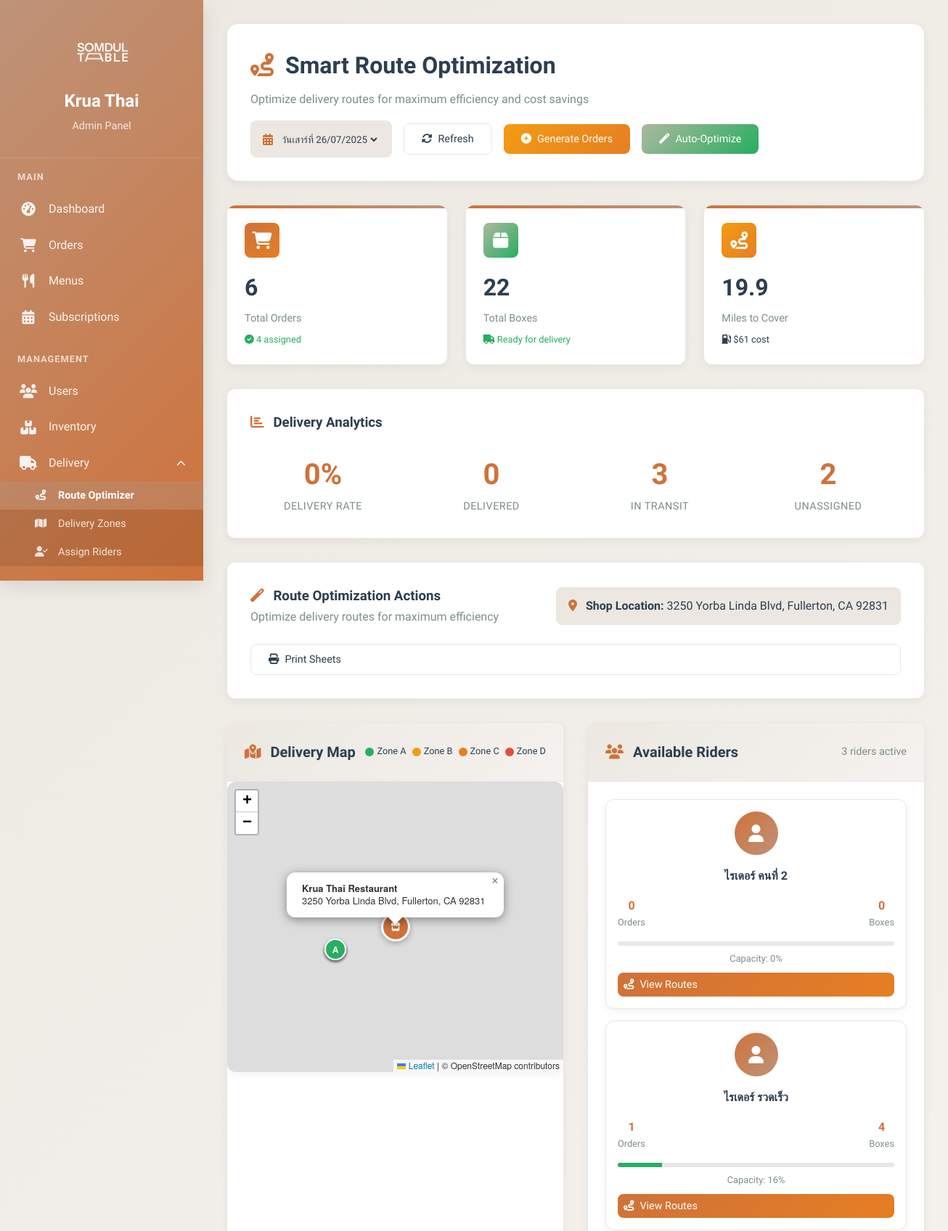
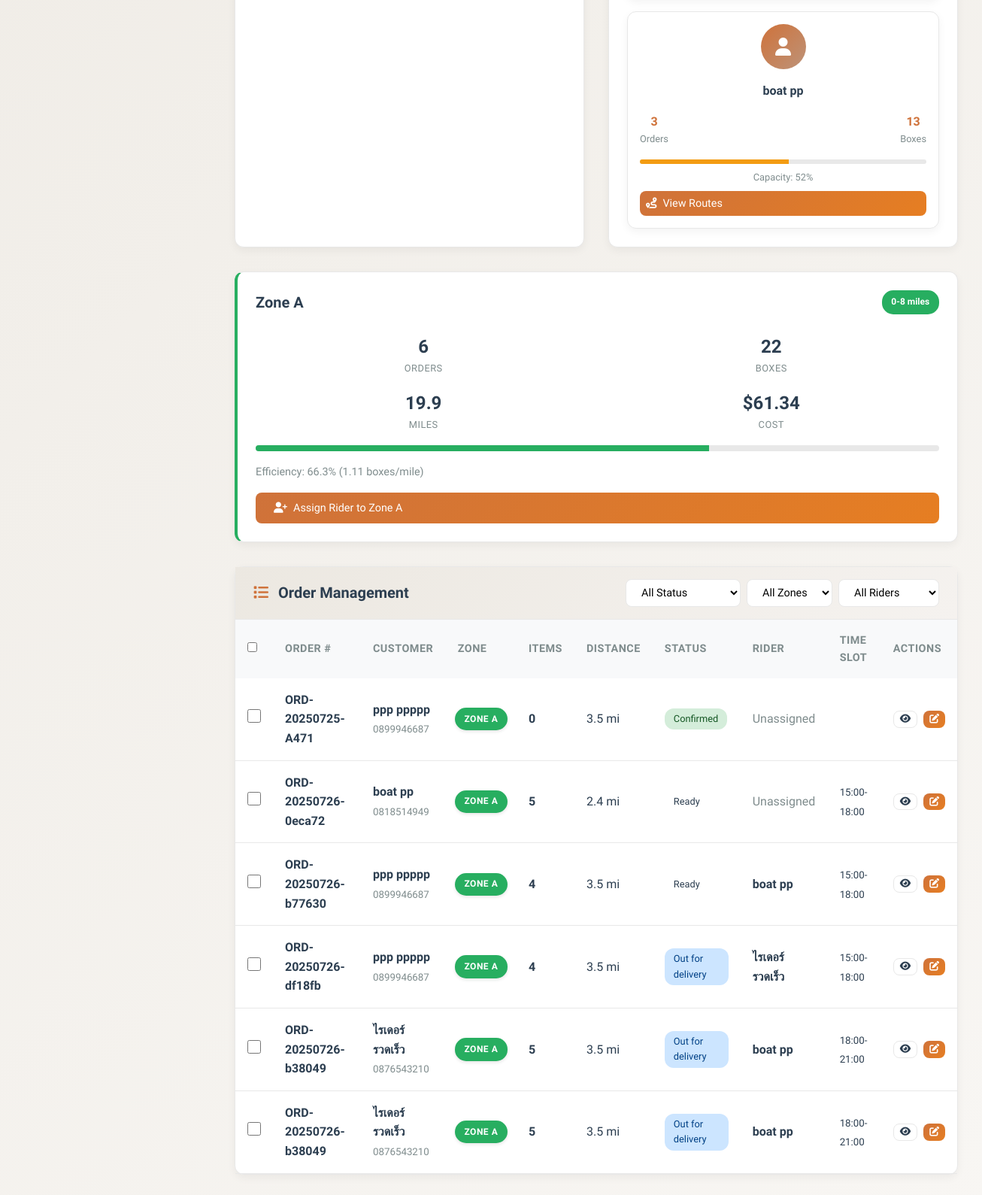
The page /KruaThai/admin/delivery-management.php (signed in) on the database its author committed (2 pictures, top to bottom).
### tables this page shows
CREATE TABLE `users` (
  `id` char(36) NOT NULL,
  `email` varchar(255) NOT NULL,
  `password_hash` varchar(255) NOT NULL,
  `first_name` varchar(100) NOT NULL,
  `last_name` varchar(100) NOT NULL,
  `phone` varchar(20) DEFAULT NULL,
  `date_of_birth` date DEFAULT NULL,
  `gender` enum('male','female','other') DEFAULT NULL,
  `role` enum('customer','admin','kitchen','rider','support') DEFAULT 'customer',
  `status` enum('active','inactive','suspended','pending_verification') DEFAULT 'pending_verification',
  `email_verified` tinyint(1) DEFAULT '0',
  `email_verification_token` varchar(100) DEFAULT NULL,
  `delivery_address` text,
  `address_line_2` varchar(255) DEFAULT NULL,
  `city` varchar(100) DEFAULT NULL,
  `state` varchar(100) DEFAULT NULL,
  `zip_code` varchar(10) DEFAULT NULL,
  `country` varchar(100) DEFAULT 'Thailand',
  `delivery_instructions` text,
  `dietary_preferences` longtext,
  `allergies` longtext,
  `spice_level` enum('mild','medium','hot','extra_hot') DEFAULT 'medium',
  `last_login` timestamp NULL DEFAULT NULL,
  `failed_login_attempts` int(11) DEFAULT '0',
  `locked_until` timestamp NULL DEFAULT NULL,
  `password_reset_token` varchar(100) DEFAULT NULL,
  `password_reset_expires` timestamp NULL DEFAULT NULL,
  `created_at` timestamp NOT NULL DEFAULT CURRENT_TIMESTAMP,
  `updated_at` timestamp NOT NULL DEFAULT CURRENT_TIMESTAMP ON UPDATE CURRENT_TIMESTAMP
);

CREATE TABLE `orders` (
  `id` char(36) NOT NULL,
  `order_number` varchar(20) NOT NULL,
  `subscription_id` char(36) NOT NULL,
  `user_id` char(36) NOT NULL,
  `delivery_date` date NOT NULL,
  `delivery_time_slot` enum('09:00-12:00','12:00-15:00','15:00-18:00','18:00-21:00') DEFAULT NULL,
  `delivery_address` text NOT NULL,
  `delivery_instructions` text,
  `status` enum('pending','confirmed','preparing','ready','out_for_delivery','delivered','cancelled') DEFAULT 'pending',
  `kitchen_status` enum('not_started','in_progress','completed') DEFAULT 'not_started',
  `assigned_rider_id` char(36) DEFAULT NULL,
  `pickup_time` timestamp NULL DEFAULT NULL,
  `delivery_confirmation_method` enum('photo','signature','customer_present','left_at_door') DEFAULT 'customer_present',
  `delivery_photo_url` varchar(500) DEFAULT NULL,
  `delivery_signature_url` varchar(500) DEFAULT NULL,
  `delivered_at` timestamp NULL DEFAULT NULL,
  `total_items` int(11) DEFAULT '0',
  `estimated_prep_time` int(11) DEFAULT '30',
  `special_notes` text,
  `created_at` timestamp NOT NULL DEFAULT CURRENT_TIMESTAMP,
  `updated_at` timestamp NOT NULL DEFAULT CURRENT_TIMESTAMP ON UPDATE CURRENT_TIMESTAMP
);

### KruaThai/admin/delivery-management.php (the view, shortened to what the rows shown need)
<?php
require_once '../config/database.php';
try {
    $database = new Database();
    $pdo = $database->getConnection();
} catch (Exception $e) {
    die("❌ Database connection failed: " . $e->getMessage());
}
$deliveryDate = isset($_GET['date']) ? $_GET['date'] : date('Y-m-d');
if (!isValidDeliveryDate($deliveryDate)) {
    $upcomingDays = getUpcomingDeliveryDays();
    $deliveryDate = !empty($upcomingDays) ? $upcomingDays[0]['date'] : date('Y-m-d');
}
function getUpcomingDeliveryDays($weeks = 4) {
    $deliveryDays = [];
    $today = new DateTime();
    $today->setTimezone(new DateTimeZone('Asia/Bangkok'));
    for ($week = 0; $week < $weeks; $week++) {
        $wednesday = clone $today;
        $wednesday->modify("+" . $week . " weeks");
        $wednesday->modify("wednesday this week");
        $saturday = clone $today;
        $saturday->modify("+" . $week . " weeks");
        $saturday->modify("saturday this week");
        if ($wednesday >= $today) {
            $deliveryDays[] = [
                'date' => $wednesday->format('Y-m-d'),
                'display' => 'วันพุธที่ ' . $wednesday->format('d/m/Y')
            ];
        }
        if ($saturday >= $today) {
            $deliveryDays[] = [
                'date' => $saturday->format('Y-m-d'),
                'display' => 'วันเสาร์ที่ ' . $saturday->format('d/m/Y')
            ];
        }
    }
    return $deliveryDays;
}
function isValidDeliveryDate($date) {
    $dayOfWeek = date('N', strtotime($date));
    return in_array($dayOfWeek, [3, 6]);
}
try {
    $stmt = $pdo->prepare("
        SELECT o.id, o.order_number, o.total_items, o.status, o.assigned_rider_id,
               o.delivery_date, o.created_at, o.subscription_id, o.delivery_time_slot,
               u.id as user_id, u.first_name, u.last_name, u.phone, u.zip_code,
               u.delivery_address, u.city, u.state,
               r.first_name as rider_first_name, r.last_name as rider_last_name
        FROM orders o
        JOIN users u ON o.user_id = u.id
        LEFT JOIN users r ON o.assigned_rider_id = r.id
        WHERE DATE(o.delivery_date) = ? AND o.status != 'cancelled'
        ORDER BY o.delivery_time_slot, u.zip_code, o.created_at
    ");
    $stmt->execute([$deliveryDate]);
    $orders = $stmt->fetchAll(PDO::FETCH_ASSOC);
    $stmt = $pdo->prepare("
        SELECT u.id, u.first_name, u.last_name, u.phone, u.status,
               COALESCE(SUM(o.total_items), 0) as current_load,
               COUNT(o.id) as current_orders
        FROM users u
        LEFT JOIN orders o ON u.id = o.assigned_rider_id AND DATE(o.delivery_date) = ?
        WHERE u.role = 'rider' AND u.status = 'active'
        GROUP BY u.id, u.first_name, u.last_name, u.phone, u.status
        ORDER BY current_load ASC
    ");
    $stmt->execute([$deliveryDate]);
    $riders = $stmt->fetchAll(PDO::FETCH_ASSOC);
} catch (Exception $e) {
    $orders = [];
    $riders = [];
    $analytics = ['success' => false];
    error_log("Delivery management error: " . $e->getMessage());
}
?>
<!DOCTYPE html>
<html lang="th">
<head>
    <link href="https://cdnjs.cloudflare.com/ajax/libs/font-awesome/6.4.0/css/all.min.css" rel="stylesheet">
    <link rel="stylesheet" href="https://unpkg.com/leaflet@1.7.1/dist/leaflet.css" />
</head>
<body>
    <div class="admin-layout">
        <div class="main-content">
            <div class="page-header">
                <div class="header-content">
                    <div>
                        <h1 class="page-title">
                            <i class="fas fa-route" style="color: var(--curry); margin-right: 0.5rem;"></i>
                            Smart Route Optimization
                        </h1>
                    </div>
                </div>
            </div>
            <div class="dashboard-grid">
                <div class="dashboard-card">
                    <div class="card-body">
                        <div class="rider-grid">
                            <?php foreach ($riders as $rider): ?>
                                <?php
                                $capacity = min(($rider['current_load'] / 25) * 100, 100);
                                $capacityClass = $capacity > 80 ? 'capacity-high' : ($capacity > 50 ? 'capacity-medium' : 'capacity-low');
                                ?>
                                <div class="rider-card" data-rider-id="<?= $rider['id'] ?>">
                                    <div class="rider-avatar">
                                        <i class="fas fa-user"></i>
                                    </div>
                                    <div class="rider-name"><?= htmlspecialchars($rider['first_name'] . ' ' . $rider['last_name']) ?></div>
                                    <div class="rider-stats">
                                        <div class="rider-stat">
                                            <div class="rider-stat-value"><?= $rider['current_orders'] ?></div>
                                            <div class="rider-stat-label">Orders</div>
                                        </div>
                                        <div class="rider-stat">
                                            <div class="rider-stat-value"><?= $rider['current_load'] ?></div>
                                            <div class="rider-stat-label">Boxes</div>
                                        </div>
                                    </div>
                                    <div class="capacity-bar">
                                        <div class="capacity-fill <?= $capacityClass ?>"
                                             style="width: <?= $capacity ?>%"></div>
                                    </div>
                                    <div style="font-size: 0.8rem; color: var(--text-gray);">
                                        Capacity: <?= round($capacity) ?>%
                                    </div>
                                    <button class="btn btn-primary" style="margin-top: 0.5rem; width: 100%; padding: 0.5rem;"
                                            onclick="showRiderRoutes('<?= $rider['id'] ?>')">
                                        <i class="fas fa-route"></i>
                                        View Routes
                                    </button>
                                </div>
                            <?php endforeach; ?>
                        </div>
                    </div>
                </div>
            </div>
            <div class="order-list">
                <table class="order-table">
                    <thead>
                        <tr>
                            <th>
                                <input type="checkbox" id="selectAll" onchange="toggleSelectAll()">
                            </th>
                            <th>Order #</th>
                            <th>Customer</th>
                            <th>Zone</th>
                            <th>Items</th>
                            <th>Distance</th>
                            <th>Status</th>
                            <th>Rider</th>
                            <th>Time Slot</th>
                            <th>Actions</th>
                        </tr>
                    </thead>
                    <tbody id="orderTableBody">
                        <?php foreach ($orders as $order): ?>
                            <tr class="order-row"
                                data-status="<?= $order['status'] ?>"
                                data-zone="<?= $order['zone'] ?? 'Unknown' ?>"
                                data-rider="<?= $order['assigned_rider_id'] ?? '' ?>">
                                <td>
                                    <input type="checkbox" class="order-checkbox" value="<?= $order['id'] ?>">
                                </td>
                                <td>
                                    <strong><?= htmlspecialchars($order['order_number']) ?></strong>
                                </td>
                                <td>
                                    <div>
                                        <strong><?= htmlspecialchars($order['first_name'] . ' ' . $order['last_name']) ?></strong>
                                        <br>
                                        <small style="color: var(--text-gray);"><?= htmlspecialchars($order['phone']) ?></small>
                                    </div>
                                </td>
                           <td class="zone-cell">
    <?php if (isset($order['zone'])): ?>
        <div class="zone-badge zone-<?= $order['zone'] ?>">
            Zone <?= $order['zone'] ?>
        </div>
    <?php else: ?>
        <span style="color: var(--text-gray);">Unknown</span>
    <?php endif; ?>
</td>
                                <td>
                                    <span style="font-weight: 600;"><?= $order['total_items'] ?></span>
                                </td>
                                <td>
                                    <?php if (isset($order['distance'])): ?>
                                        <?= number_format($order['distance'], 1) ?> mi
                                    <?php else: ?>
                                        -
                                    <?php endif; ?>
                                </td>
                                <td>
                                    <span class="status-badge status-<?= $order['status'] ?>">
                                        <?= ucfirst(str_replace('_', ' ', $order['status'])) ?>
                                    </span>
                                </td>
                                <td>
                                    <?php if ($order['rider_first_name']): ?>
                                        <div>
                                            <strong><?= htmlspecialchars($order['rider_first_name'] . ' ' . $order['rider_last_name']) ?></strong>
                                        </div>
                                    <?php else: ?>
                                        <span style="color: var(--text-gray);">Unassigned</span>
                                    <?php endif; ?>
                                </td>
                                <td>
                                    <small><?= htmlspecialchars($order['delivery_time_slot']) ?></small>
                                </td>
                                <td>
                                    <div style="display: flex; gap: 0.5rem;">
                                        <button class="btn btn-secondary" style="padding: 0.25rem 0.5rem; font-size: 0.8rem;"
                                                onclick="showOrderDetails('<?= $order['id'] ?>')">
                                            <i class="fas fa-eye"></i>
                                        </button>
                                        <button class="btn btn-primary" style="padding: 0.25rem 0.5rem; font-size: 0.8rem;"
                                                onclick="editOrder('<?= $order['id'] ?>')">
                                            <i class="fas fa-edit"></i>
                                        </button>
                                    </div>
                                </td>
                            </tr>
                        <?php endforeach; ?>
                    </tbody>
                </table>
            </div>
        </div>
    </div>
</body>
</html>

### rows shown on the page
users: first_name+last_name "ไรเดอร์ คนที่ 2", current_orders "0", current_load "0", capacity "0"
users: first_name+last_name "ไรเดอร์ รวดเร็ว", current_orders "1", current_load "4", capacity "16"
users: first_name+last_name "boat pp", current_orders "3", current_load "13", capacity "52"
orders: order_number "ORD-20250725-A471", user.last_name "ppp ppppp", user.phone "0899946687", zone "A", total_items "0", distance "3.5", status "Confirmed", shows "Unassigned"
orders: order_number "ORD-20250726-0eca72", user.last_name "boat pp", user.phone "0818514949", zone "A", total_items "5", distance "2.4", status "Ready", shows "Unassigned", delivery_time_slot "15:00-18:00"
orders: order_number "ORD-20250726-b77630", user.last_name "ppp ppppp", user.phone "0899946687", zone "A", total_items "4", distance "3.5", status "Ready", assigned_rider.last_name "boat pp", delivery_time_slot "15:00-18:00"
orders: order_number "ORD-20250726-df18fb", user.last_name "ppp ppppp", user.phone "0899946687", zone "A", total_items "4", distance "3.5", status "Out for delivery", assigned_rider.last_name "ไรเดอร์ รวดเร็ว", delivery_time_slot "15:00-18:00"
orders: order_number "ORD-20250726-b38049", user.last_name "ไรเดอร์ รวดเร็ว", user.phone "0876543210", zone "A", total_items "5", distance "3.5", status "Out for delivery", assigned_rider.last_name "boat pp", delivery_time_slot "18:00-21:00"

### other values the page prints
$totalStats['totalOrders'] "6"
$totalStats['assignedOrders'] "4"
$totalStats['totalBoxes'] "22"
$totalStats['totalDistance'] "19.9"
$totalStats['totalCost'] "61"
$analytics['analytics']['delivery_rate'] "0"
$analytics['analytics']['overall']['delivered'] "0"
$analytics['analytics']['overall']['in_transit'] "3"
$analytics['analytics']['overall']['unassigned'] "2"
$shopLocation['address'] "3250 Yorba Linda Blvd, Fullerton, CA 92831"
count($riders) "3"
$zone "A"
$zoneStats[$zone]['orderCount'] "6"
$zoneStats[$zone]['totalBoxes'] "22"
$zoneStats[$zone]['totalDistance'] "19.9"
